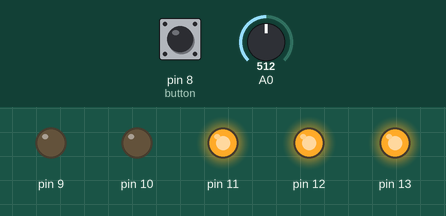
The sketch below on a simulated Arduino Uno, built with avr-gcc and run on an emulated ATmega328P. Parts: output pins drawn as LEDs (lit = HIGH). The test bench sets the inputs (shaded band); at power-on: A0 = 512, pin 8 (button) HIGH.

Above: at 1.3 s.
1.4 s: A0 set to 0
At 2.1 s:
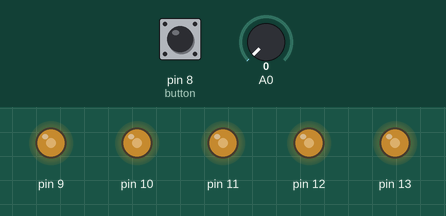
3.0 s: pin 8 (button) pulled LOW for 0.65 s
At 3.5 s:
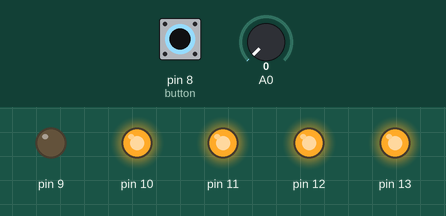
5.1 s: A0 set to 18
At 5.29 s:
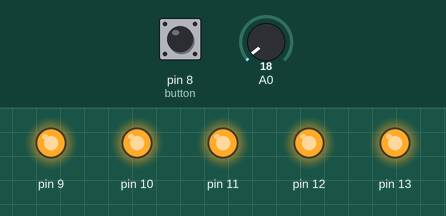
At 5.9 s:
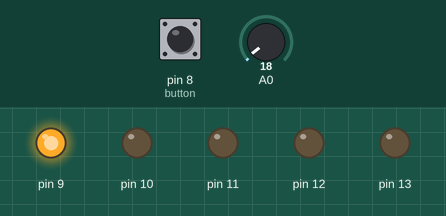
8.2 s: pin 8 (button) pulled LOW for 1 s
12.3 s: pin 8 (button) pulled LOW for 0.65 s
15.4 s: A0 set to 0
Timing chart, 0 to 17.9 s (numbered marks = the images above; inputs shaded):
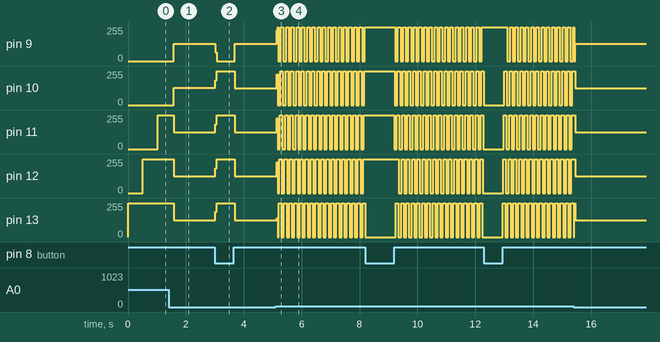

Measured:
- after the input at 1.4 s, pin 9, pin 10: 0/255 → 129/255 after 0.18 s; pin 11: 255/255 → 127/255 after 0.18 s; pin 12, pin 13: 255/255 → 126/255 after 0.18 s
- after the input at 3.0 s, pin 9: 129/255 → 0/255 at once, → 128/255 0.67 s later; pin 10: 129/255 → 255/255 at once, → 126/255 0.67 s later; pin 11: 127/255 → 255/255 at once, → 125/255 0.67 s later; pin 12, pin 13: 126/255 → 255/255 at once, → 126/255 0.67 s later
- after the input at 5.1 s, pin 9: 128/255 → 229/255 at once, then moves between 0/255 and 255/255, repeating every 1.1 s; pin 10: 126/255 → 230/255 at once, then repeats every 0.18 s: 0/255 0.09 s, 255/255 0.09 s

The sketch:

resistor.ino
```cpp
const int button = 8;

void setup(){
  Serial.begin(9600);
  for(int i=13; i > 8; i--){
    pinMode(i, OUTPUT);
  }

  pinMode(button, INPUT);
  digitalWrite(button, HIGH);

}


int delayValue(){
  return analogRead(0);
}
int buttonState(){
  return digitalRead(button);
}

void switchLights(int state){
  for(int i=13; i > 8; i--){
    if(buttonState() == 1){
      digitalWrite(i, state);
      delay(delayValue());
    }
  }
}

void loop(){
  switchLights(HIGH);
  switchLights(LOW);
}
```
